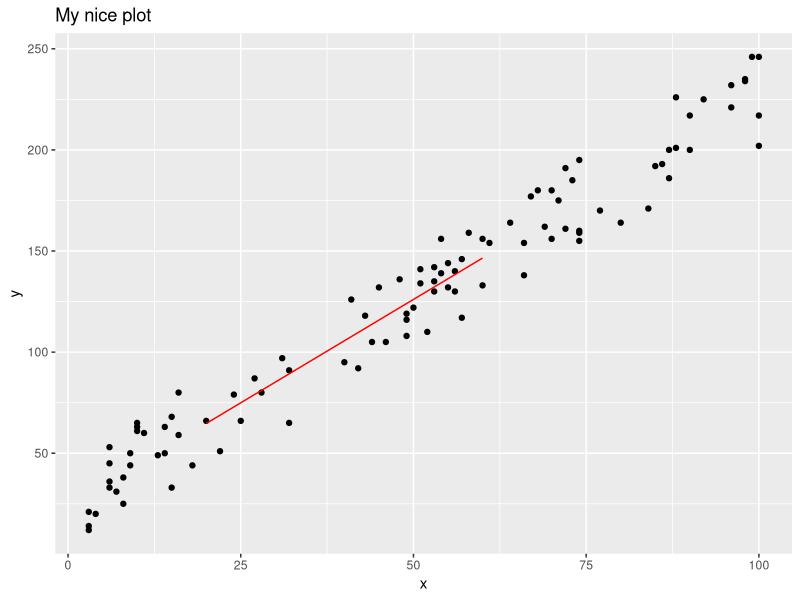
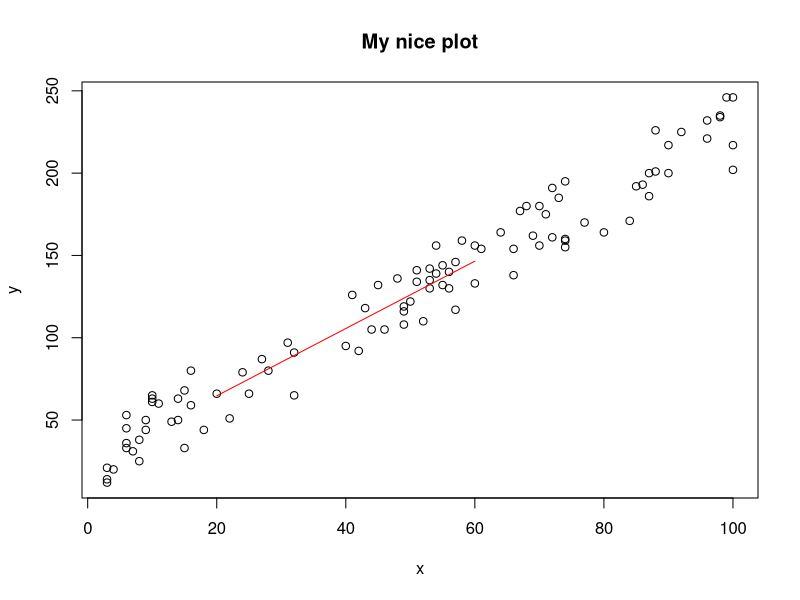
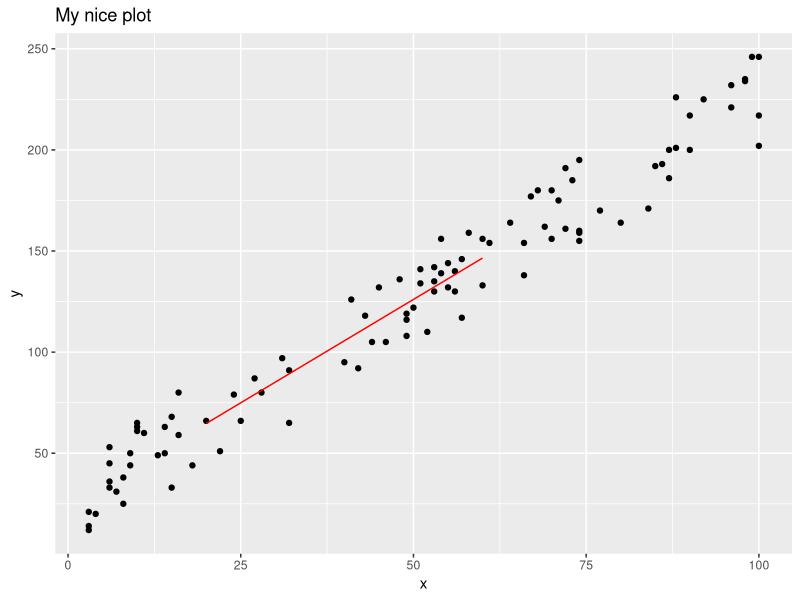

The R source for these figures, in order:
#load the data
df <- read.csv("inputs/data.csv")

#what's the mean of each value
stat1 <- colMeans(df)

# fit a linear model
mod1 <- lm(y~x,df)

#some new data to make predictions from
newdata1 <- data.frame(x=20:60)

#making a prediction
pred1 <- data.frame(x = newdata1$x,
                    y = predict(mod1,newdata = newdata1))

#save a plot ("outputs/plot.png") with a line on it and a title
png(file="outputs/plot.png",width=600, height=350)
plot(df)
lines(pred1,col="red")
title("My nice plot")
dev.off()


# or a ggplot
library(ggplot2)
p1 <- ggplot(df,aes(x = x,y = y))+
  geom_point()+
  geom_line(data = pred1,col="red")+
  ggtitle("My nice plot")

p1
ggsave("outputs/plot.png",p1)


